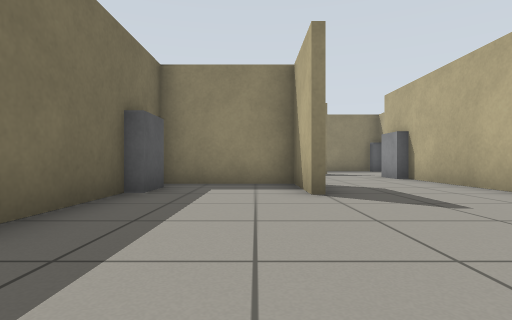
view 1 (above)

16 first-person views from a walk through a robot-simulator world made for Gazebo. The camera is 0.5 m above the floor, looks level and sees 80° across. The floor is counted in squares, 1 m on a side. Each view is taken from the middle of a square. On the plan, view 1 faces up. The plan holds only what a view shows up to about 9 squares ahead; the rest is blank.

view 2
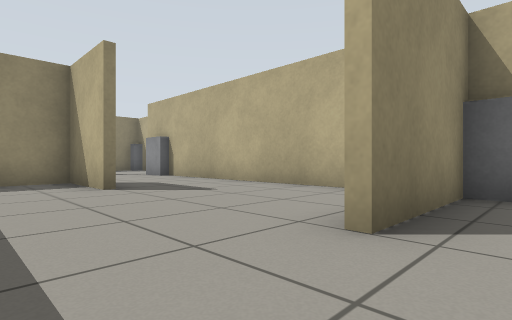

view 3
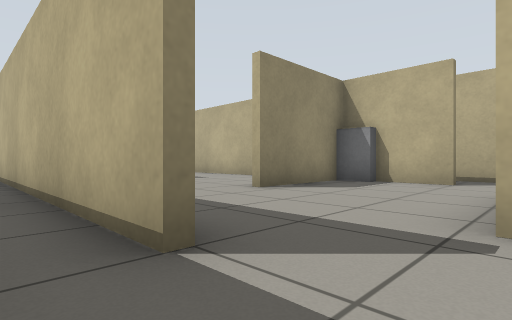

view 4
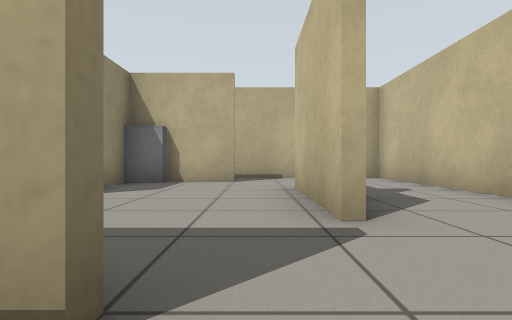

view 5
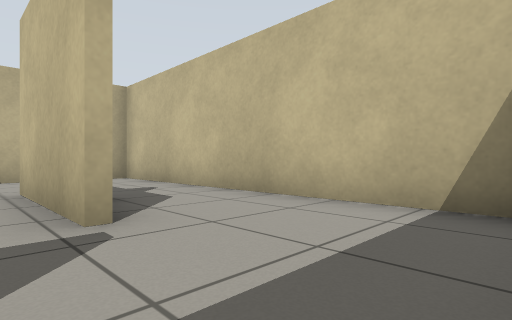

view 6
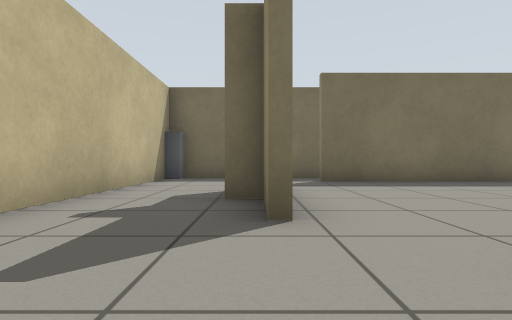

view 7
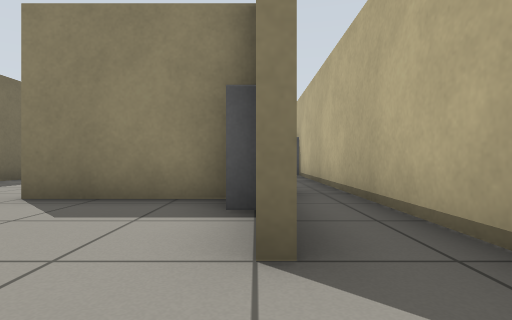

view 8
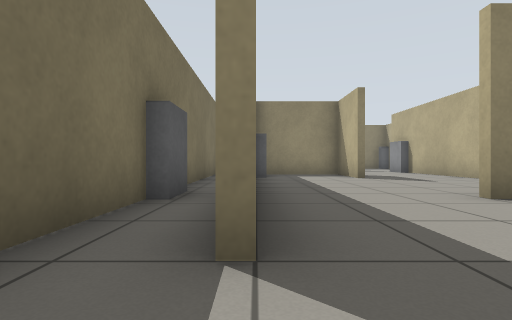

view 9
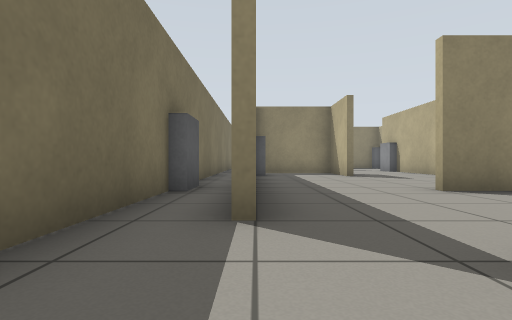

view 10
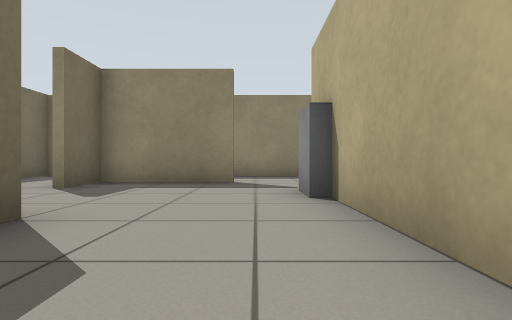

view 11
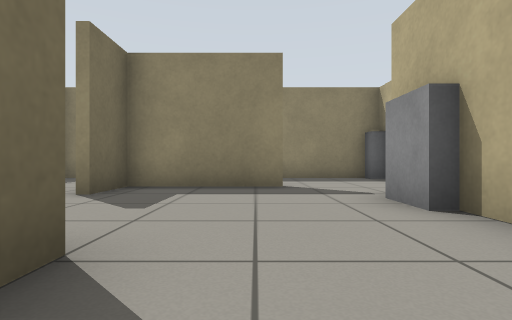

view 12
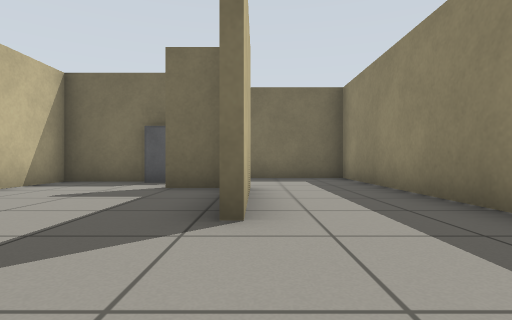

view 13
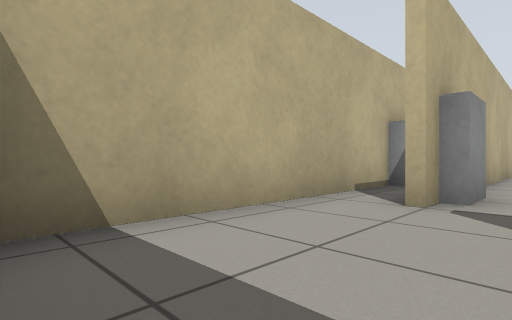

view 14
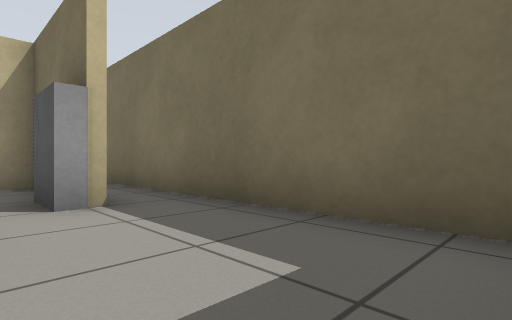

view 15
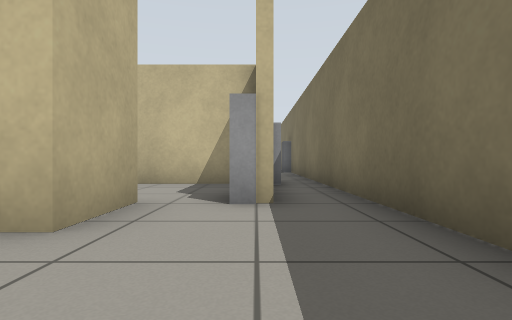

view 16
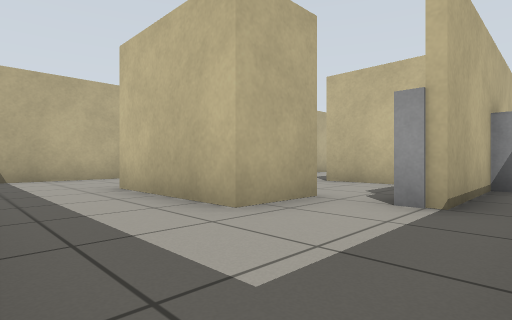

### Floor plan
Ten units are one square. View 1 is at (0, 0); x grows to the right and y downward. Boxes are objects, and circles mark ways between rooms. Rooms are numbered by the first view taken in them; rooms with no view inside come last. Other rooms are left out.
<svg viewBox="-40 -140 100 210">
<path fill="none" stroke="#000" d="M36 1 10 1M-5 37 25 37M25 39 10 39M40 26 40 5M-22 26 -22 -46M40 -17 40 -64M54 41 54 6M8 -44 8 -64 -22 -64M-20 -44 -20 25M-28 64 54 64 54 60M10 -66 10 -61M-34 -54 -34 65M-6 -94 -6 -109 25 -109M26 -107 -4 -107 -4 -94M-20 -86 -20 -66 10 -66M54 -86 54 -129M40 -64 40 -86M55 -134 -34 -134 -34 -84M54 -76 54 -86M54 6 54 -49M-22 -64 -22 -86M-34 -84 -34 -54"/>
<rect x="-35" y="55" width="10" height="10" fill="#bbb"><title>grey post</title></rect>
<rect x="-35" y="-5" width="10" height="10" fill="#bbb"><title>grey box</title></rect>
<rect x="-25" y="-55" width="10" height="10" fill="#bbb"><title>grey box</title></rect>
<rect x="-25" y="-95" width="10" height="10" fill="#bbb"><title>grey box</title></rect>
<rect x="35" y="-95" width="10" height="10" fill="#bbb"><title>grey box</title></rect>
<rect x="45" y="-135" width="10" height="10" fill="#bbb"><title>grey post</title></rect>
<rect x="35" y="-5" width="10" height="10" fill="#bbb"><title>grey box</title></rect>
<rect x="45" y="-75" width="10" height="20" fill="#bbb"><title>grey box</title></rect>
<rect x="-25" y="-65" width="10" height="10" fill="#bbb"><title>grey box</title></rect>
<circle cx="25" cy="-55" r="3" fill="#2a7"/>
<circle cx="50" cy="10" r="3" fill="#2a7"/>
<circle cx="-30" cy="-50" r="3" fill="#2a7"/>
<circle cx="50" cy="-80" r="3" fill="#2a7"/>
<circle cx="-30" cy="-80" r="3" fill="#2a7"/>
<text x="10" y="10">1</text>
<text x="10" y="-100">2</text>
<text x="50" y="-40">3</text>
<text x="-30" y="-70">4</text>
</svg>
Room 1 opens to room 2. Room 1 opens to room 3. Room 1 opens to room 4. Room 2 opens to room 3. Room 2 opens to room 4.

Where each view was taken, in squares from view 1:
view 1: 0 up, 0 right, facing up
view 2: 1 down, 1 left, facing up-right
view 3: 4 down, 3 left, facing up-right
view 4: 3 down, 3 left, facing right
view 5: 3 down, 3 left, facing down-right
view 6: 4 down, 5 right, facing left
view 7: 4 down, 4 right, facing up
view 8: 4 down, 2 left, facing up
view 9: 5 down, 2 left, facing up
view 10: 4 up, 3 right, facing up
view 11: 5 up, 2 right, facing up
view 12: 11 up, 5 right, facing left
view 13: 13 up, 3 right, facing down-right
view 14: 13 up, 1 left, facing down-left
view 15: 13 up, 2 left, facing down
view 16: 13 up, 3 left, facing down-right
